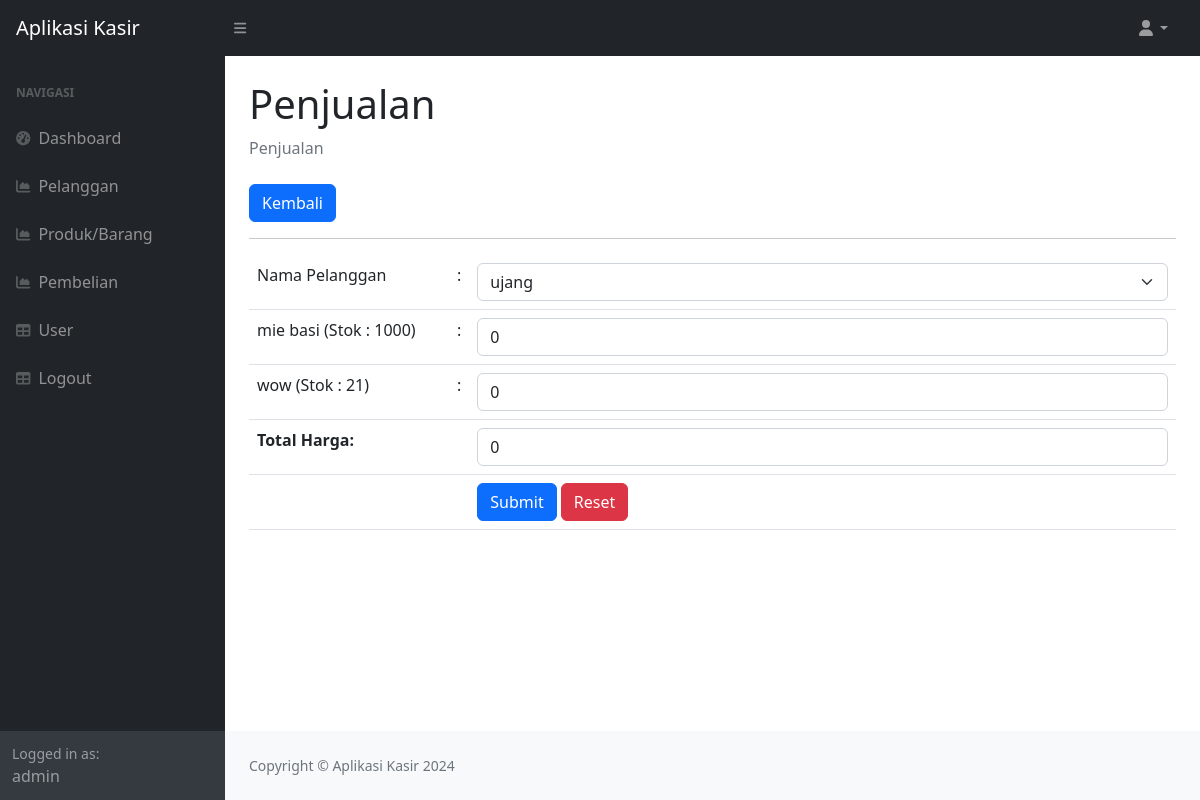
/index.php?page=pembelian_tambah (signed in), run on an earlier commit of the app's database.
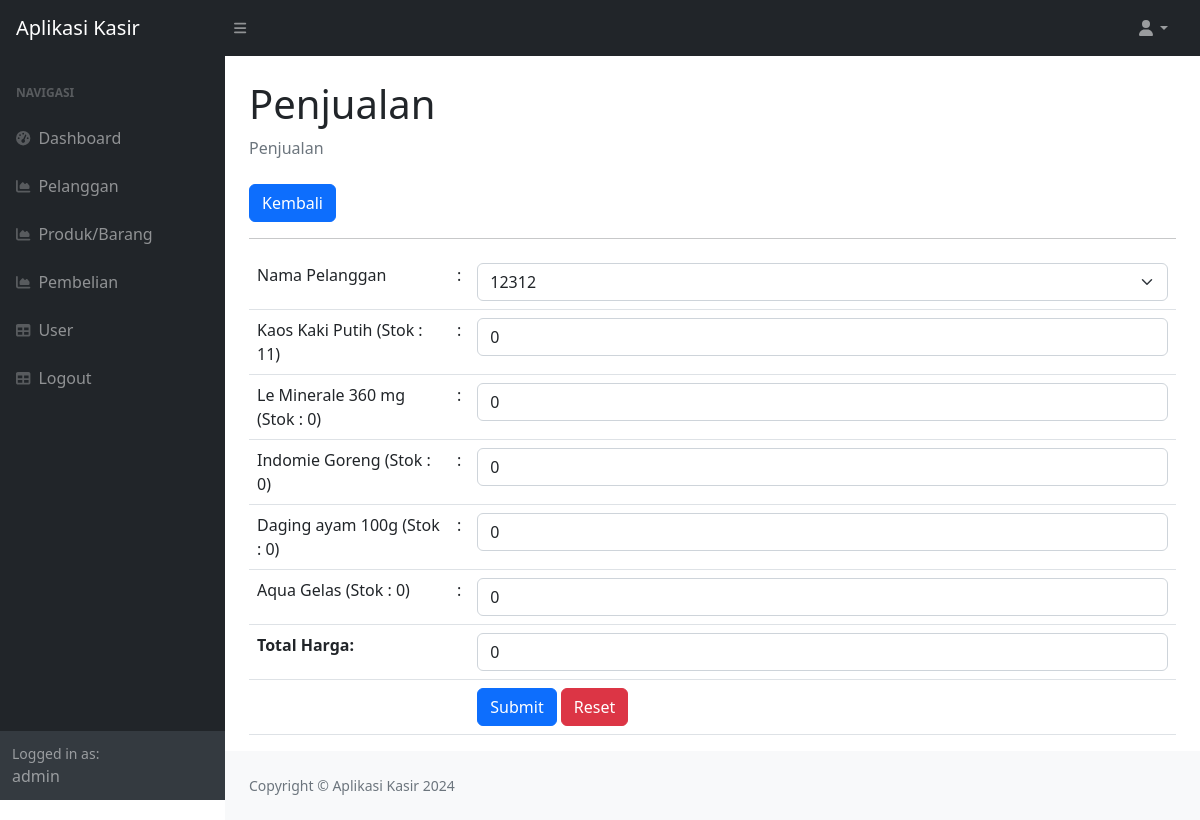
And on a later commit of the database.
### tables this page shows
CREATE TABLE `produk` (
  `id_produk` int(11) NOT NULL,
  `nama_produk` varchar(255) DEFAULT NULL,
  `harga` int(10) DEFAULT NULL,
  `stok` int(11) DEFAULT NULL
);

### pembelian_tambah.php (the view, shortened to what this page needs)
<div class="container-fluid px-4">
    <h1 class="mt-4">Penjualan</h1>
    <ol class="breadcrumb mb-4">
        <li class="breadcrumb-item active">Penjualan</li>
    </ol>
    <a href="?page=pembelian" class="btn btn-primary">Kembali</a>
    <hr>
    <form method="post" id="form-penjualan">
    <table class="table table-border">
            <tr>
                <td width="200">Nama Pelanggan</td>
                <td width="1">:</td>
                <td>
                    <select class="form-control form-select" name="id_pelanggan">
                        <?php
                        $p = mysqli_query($koneksi, 'SELECT * FROM pelanggan ');
                        while ($pel = mysqli_fetch_array($p)) {
                            ?>
                            <option value="<?php echo $pel['id_pelanggan']; ?>"><?php echo $pel['nama_pelanggan']; ?>
                            </option>
                            <?php
                        }
                        ?>
                    </select>
                </td>
            </tr>
            <?php
            $pro = mysqli_query($koneksi, 'SELECT * FROM produk ');
            while ($produk = mysqli_fetch_array($pro)) {
                ?>
                <tr>
                    <td><?php echo $produk['nama_produk'] . ' (Stok : ' . $produk['stok'] . ')' ?></td>
                    <td>:</td>
                    <td>
                        <input class="form-control produk-input" type="number" step="0" min="0" value="0"
                            max="<?php echo $produk['stok']; ?>" name="produk[<?php echo $produk['id_produk']; ?>]"
                            data-harga="<?php echo $produk['harga']; ?>" onchange="hitungTotal()">
                    </td>
                </tr>
                <?php
            }
            ?>
            <tr>
                <td colspan="2"><strong>Total Harga:</strong></td>
                <td><input type="text" id="total-harga" class="form-control" value="0" readonly></td>
            </tr>
            <tr>
                <td></td>
                <td></td>
                <td>
                    <button type="submit" class="btn btn-primary">Submit</button>
                    <button type="reset" class="btn btn-danger">Reset</button>
                </td>
            </tr>
        </table>
    </form>
</div>

What changed in the data, as far as the page shows it:
changed produk: nama_produk "mie basi" → "Kaos Kaki Putih"; stok "1000" → "11"
changed produk: nama_produk "wow" → "Le Minerale 360 mg"; stok "21" → "0"
added produk: nama_produk "Indomie Goreng", stok "0"
added produk: nama_produk "Daging ayam 100g", stok "0"
added produk: nama_produk "Aqua Gelas", stok "0"
Also different on the page:
form field id_pelanggan: "ujang" → "12312"
